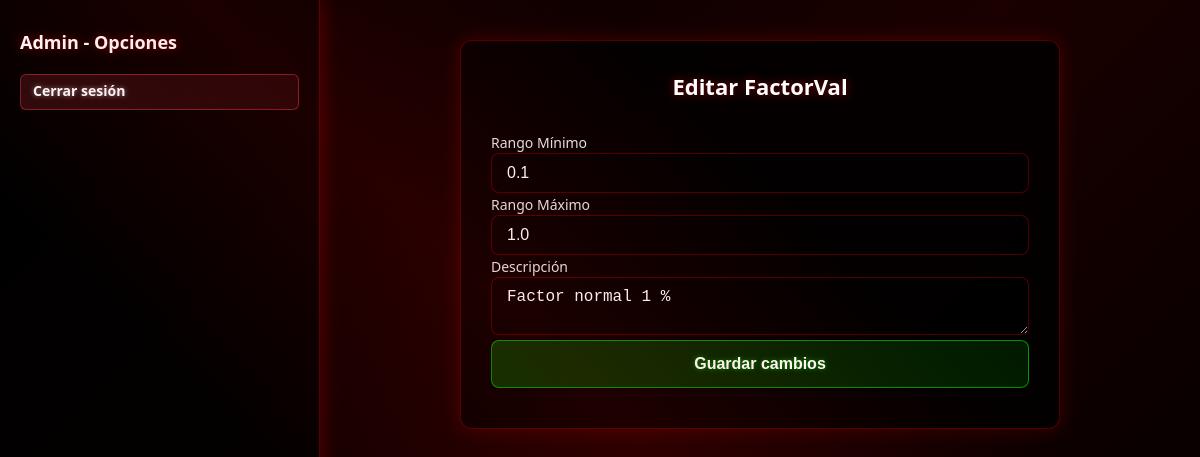
/editar-factorv/?seccion=factorval&accion=editar&obj_id=1 (signed in), run on the app's committed database.
### Miapp/models.py (models this page shows, shortened)
class Factor_Val(models.Model):
    id_factor = models.AutoField(primary_key=True)
    rango_minimo = models.DecimalField(max_digits=12, decimal_places=1)
    rango_maximo = models.DecimalField(max_digits=12, decimal_places=1)
    descripcion = models.TextField(blank=True)

### MC/views.py (the view)
# urls.py: path('editar-factorv/', views.editar_factorv, name='editar_factorv'),
@login_required
def editar_factorv(request):
    factor_vals = Factor_Val.objects.all()
    obj = None
    obj_id = request.GET.get('obj_id')
    if obj_id:
        obj = get_object_or_404(Factor_Val, id_factor=obj_id)
    return render(request, 'inicioAdmin.html', {
        'seccion': 'factorval',
        'accion': 'editar',
        'factor_vals': factor_vals,
        'obj': obj,
        'obj_id': obj_id,
    })

### Miapp/back.py (called while the page is built)
    def get_user(self, user_id):
        try:
            return User.objects.get(pk=user_id)
        except User.DoesNotExist:
            return None

### MC/templates/inicioAdmin.html (shortened to what this page needs)
<!DOCTYPE html>
<html lang="es">
<head>
</head>
<body>
<div class="left-box">
  <h3>Admin - Opciones</h3>
  <div class="btn-group">
    <a href="{% url 'logout' %}" class="btn btn-danger">Cerrar sesión</a>
  </div>
</div>
<div class="right-box">
  {% if seccion == 'calificacion' and accion == 'crear' %}
    <div class="card">
      <h2>Crear Calificación</h2>
      <form method="post" action="{% url 'guardar_calificacion' %}">
        {% csrf_token %}
        <input type="hidden" name="usuario_id_usuario" value="{{ request.user.id }}">
        <label>Monto ($)</label><input type="text" name="monto" class="solo-float" required>
        <label>Factor (%)</label><input type="text" name="factor" class="solo-float" required>
        <label>Período</label><input type="month" name="periodo" max="{{hoy|date:'Y-m'}}" required>
        <label>Instrumento</label>
        <select name="instrumento" required>
          <option value="">-- Seleccione --</option>
          {% for i in instrumentos %}<option value="{{ i.id_instru }}">{{ i.nombre }}</option>{% endfor %}
        </select>
        <label>Estado</label>
        <select name="estado" required>
          <option value="ACTIVO">ACTIVO</option>
          <option value="INACTIVO">INACTIVO</option>
        </select>
        <label>Usuario</label>
        <select name="usuario_id_usuario" required>
          <option value="">-- Seleccione</option>
          {% for u in usuarios %}<option value="{{ u.id_usuario }}">{{ u.nombre }}</option>{% endfor %}
        </select>
        <label>Factor Val</label>
        <select name="factor_val_id_factor" required>
          <option value="">-- Seleccione</option>
          {% for fv in factor_vals %}<option value="{{ fv.id_factor }}">{{ fv.id_factor }}</option>{% endfor %}
        </select>
        <button type="submit" class="btn-success mt-3">Crear Calificación</button>
      </form>
    </div>
  {% elif seccion == 'factorval' and accion == 'editar' and obj %}
    <div class="card">
      <h2>Editar FactorVal</h2>
      <form method="post" action="{% url 'actualizar_factorv' obj.id_factor %}" id="formEditarFactor">
        <label>Rango Mínimo</label>
        <input type="text" name="rango_minimo" value="{{ obj.rango_minimo }}" class="solo-float-validado" required>
        <label>Rango Máximo</label>
        <input type="text" name="rango_maximo" value="{{ obj.rango_maximo }}" class="solo-float-validado" required>
        <label>Descripción</label>
        <textarea name="descripcion" rows="2" required>{{ obj.descripcion }}</textarea>
        <button type="submit" class="btn-success mt-3" id="btnEditarFactor">Guardar cambios</button>
      </form>
    </div>
  {% endif %}
</div>
</body>
</html>

### MC/templates/inicioAdmin.html (style rules this page uses)
* { margin:0;padding:0;box-sizing:border-box; }
html,body { height:100%; }
body { display:flex; background:linear-gradient(135deg, #000000 0%, #1a0000 50%, #000000 100%); font-family:'Segoe UI',Tahoma,Geneva,Verdana,sans-serif; color:#ffffff; position:relative; overflow:hidden; }
body::before { content: ''; position: absolute; top: 0; left: 0; right: 0; bottom: 0; background: linear-gradient(45deg, transparent 30%, rgba(255,0,0,0.1) 50%, transparent 70%); animation: shine 3s infinite; pointer-events: none; }
.left-box { width:320px; height:100vh; background:rgba(0,0,0,0.8); padding:30px 20px; display:flex; flex-direction:column; gap:10px; border-right:1px solid rgba(255,0,0,0.3); box-shadow: 0 0 20px rgba(255,0,0,0.3); }
.left-box h3 { font-size:18px; margin-bottom:10px; text-shadow: 0 0 10px rgba(255,0,0,0.5); }
.btn-group { display:flex;gap:6px; }
.btn { flex:1; height:36px; border:1px solid rgba(255,0,0,0.5); border-radius:6px; font-size:14px; font-weight:bold; cursor:pointer; background:linear-gradient(45deg, rgba(255,0,0,0.2), rgba(255,0,0,0.1)); color:#ffffff; transition:all 0.3s ease; text-shadow: 0 0 5px rgba(255,255,255,0.5); }
.btn-success { width:100%; height:48px; border:1px solid rgba(0,255,0,0.5); border-radius:8px; font-size:16px; font-weight:bold; cursor:pointer; background:linear-gradient(45deg, rgba(0,255,0,0.2), rgba(0,255,0,0.1)); color:#ffffff; transition:all 0.3s ease; text-shadow: 0 0 5px rgba(0,255,0,0.5); }
.btn-danger { background:linear-gradient(45deg, rgba(220,53,69,0.2), rgba(220,53,69,0.1)); color:#ffffff; padding:6px 12px; border:1px solid rgba(220,53,69,0.5); border-radius:6px; text-decoration:none; font-weight:bold; font-size:14px; transition:all 0.3s ease; text-shadow: 0 0 5px rgba(255,255,255,0.5); }
.right-box { flex:1; display:flex; align-items:flex-start; justify-content:center; padding:40px 20px; overflow-y:auto; }
.card { width:90%; max-width:600px; background:rgba(0,0,0,0.8); border:1px solid rgba(255,0,0,0.3); border-radius:12px; padding:30px; display:flex; flex-direction:column; gap:20px; box-shadow: 0 0 20px rgba(255,0,0,0.2); }
.card h2 { font-size:22px; text-align:center; margin-bottom:10px; text-shadow: 0 0 10px rgba(255,0,0,0.5); }
label { font-size:14px; margin-bottom:4px; color:rgba(255,255,255,0.9); }
input,select,textarea { width:100%; border:1px solid rgba(255,0,0,0.3); border-radius:8px; padding:10px 15px; font-size:16px; background:rgba(0,0,0,0.5); color:#ffffff; outline:none; transition:all 0.3s ease; }
input::placeholder { color:rgba(255,255,255,0.5); }

### data on the page
Factor_Val: rango_minimo "0.1", rango_maximo "1.0", descripcion "Factor normal 1 %"
